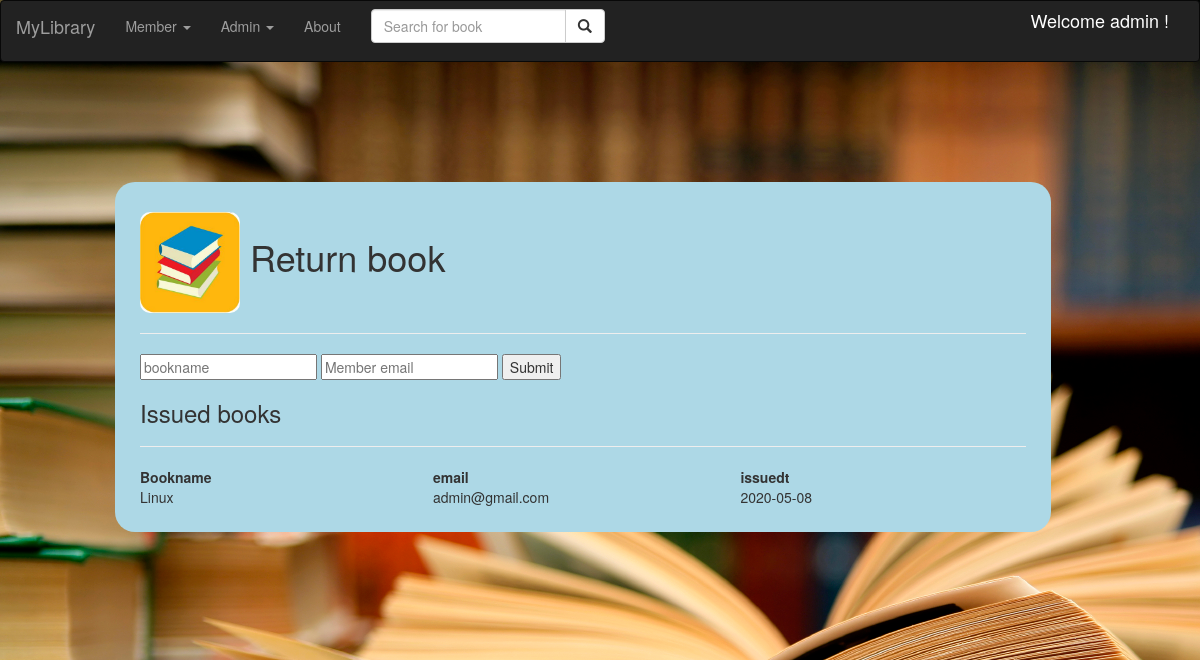
The page /return_book (signed in) on the database its author committed.
### src/mymodel.py (models this page shows, shortened)
class Bookloans(db.Model):
    __tablename__ ='bookloans'
    id              =db.Column(db.Integer, primary_key=True)
    name            =db.Column(db.String(50))
    email           =db.Column(db.String(50))
    issuedt         =db.Column(db.Date)

### src/myroutes.py (the view, shortened to what this page needs)
@myapp.route('/return_book', methods=['GET','POST'])
def return_book():
    c= user_or_admin()
    if c=='nouser':
        return userpage()
    elif c=='notadmin':
        flash("Please login with admin credentials")
        return render_template('login.html')
    booklist = db.engine.execute("select name, email, issuedt from Bookloans;")
    return render_template('issuebook.html', username=session['username'], booklist=booklist, ret=True)

### src/myroutes.py (called while the page is built)
def user_or_admin():
    if 'username' not in session:
        flash("Please login or signup to continue")
        return 'nouser'
    elif session['username']!='admin':
        return 'notadmin'
    else:
        return 'admin'

### templates/issuebook.html
{% extends "adminpage.html" %}
{%block body2 %}
   <h1><img src='../static/img/book.jpg' style = "Width:100px; border-radius:10px">
{% if ret == True %}
   Return book
{% else %}
    Issue book
{% endif %}
   </h1>
    <hr>
    {% if ret == True %}
    <form action= "{{url_for('myapp.return_book')}}" method="post">
        <input type="text" placeholder="bookname" name="book">
        <input type="text" placeholder="Member email" name="email">
    {% else %}
    <form action= "{{url_for('myapp.issue_book')}}" method="post">
        <input type="text" placeholder="bookname" name="book">
        <input type="text" placeholder="Member email" name="email">
    {% endif %}
    <input type="submit" value="Submit">
</form>
{% if ret == True %}
<h3>Issued books</h3>
{% else %}
<h3>Available books</h3>
{% endif %}
<hr>
<table>
    <tr>
        <th style="width:400px">Bookname</th>
        {% if ret == True %}
        <th style="width:400px">email</th>
        <th style="width:400px">issuedt</th>
        {% endif %}
    </tr>
    {% for book in booklist %}
    <tr>
        <td  style="width:400px">{{ book.name }}</td>
        {% if ret == True %}
        <td  style="width:400px">{{ book.email }}</td>
        <td  style="width:400px">{{ book.issuedt }}</td>
        {% endif %}
    </tr>
    {% endfor %}
</table>
{% endblock %}

### rows shown on the page
Bookloans: name "Linux", email "admin@gmail.com", issuedt "2020-05-08"

### other values the page prints
{{ username }} "admin"
